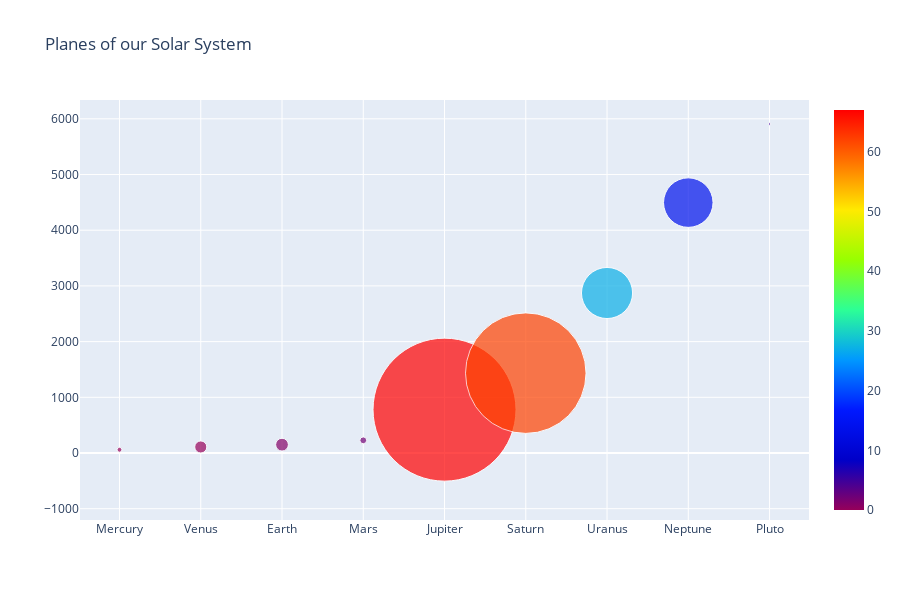

Notebook code for this chart:
### Code cell
data = [trace]

layout = go.Layout(height=600,
                   width=900,
                   title='Planes of our Solar System',
                   hovermode='closest'
                  )

go.Figure(data,layout)

### Figure 1 — Plotly figure (JSON) as saved in the notebook; plotly's stock layout.template omitted (floating-point values rounded to 4 significant figures)
{"data": [{"marker": {"color": [0, 0, 1, 2, 67, 62, 27, 14, 5], "colorscale": [[0, "rgb(150,0,90)"], [0.125, "rgb(0,0,200)"], [0.25, "rgb(0,25,255)"], [0.375, "rgb(0,152,255)"], [0.5, "rgb(44,255,150)"], [0.625, "rgb(151,255,0)"], [0.75, "rgb(255,234,0)"], [0.875, "rgb(255,111,0)"], [1, "rgb(255,0,0)"]], "showscale": true, "size": [4879, 12104, 12756, 6792, 142984, 120536, 51118, 49528, 2370], "sizeref": 1000}, "mode": "markers", "text": ["4879 km", "12104 km", "12756 km", "6792 km", "142984 km", "120536 km", "51118 km", "49528 km", "2370 km"], "type": "scatter", "x": ["Mercury", "Venus", "Earth", "Mars", "Jupiter", "Saturn", "Uranus", "Neptune", "Pluto"], "y": [57.9, 108.2, 149.6, 227.9, 778.6, 1434.0, 2872.0, 4495.0, 5906.0]}], "layout": {"height": 600, "hovermode": "closest", "title": {"text": "Planes of our Solar System"}, "width": 900}}
